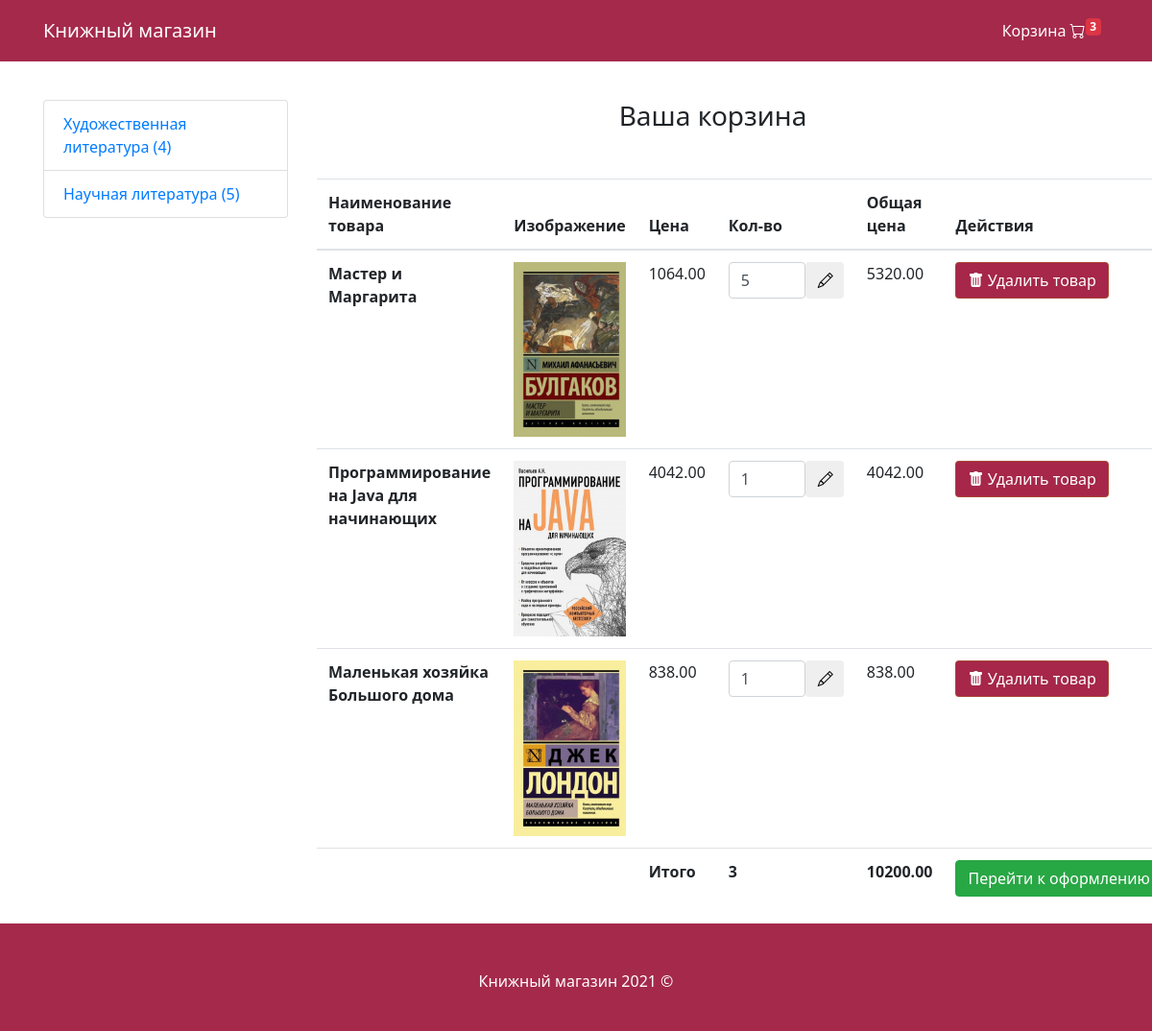
/cart/ (signed in), run on an earlier commit of the app's database.
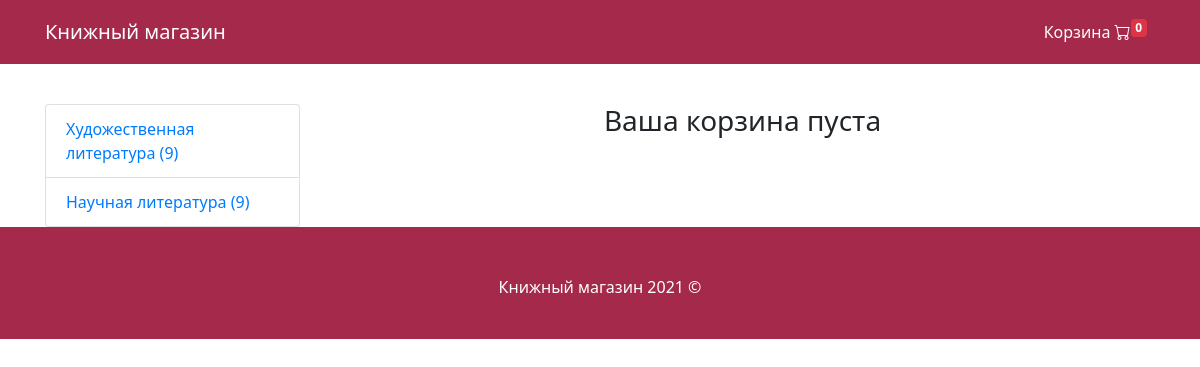
And on a later commit of the database.
### mainapp/models.py (models this page shows, shortened)
class Cart(models.Model):
    owner = models.ForeignKey('Customer', null=True, verbose_name='Владелец', on_delete=models.CASCADE)
    products = models.ManyToManyField(Cartproduct, blank=True, related_name='related_cart')
    total_products = models.PositiveIntegerField(default=0)
    final_price = models.DecimalField(max_digits=9, default=0, decimal_places=2, verbose_name='Общая цена')
    in_order = models.BooleanField(default=False)               # Статус или стадия заказа
    for_anonymous_user = models.BooleanField(default=False)     # Для незарегистрированных пользователей

class Category(models.Model):
    name = models.CharField(max_length=255, verbose_name='Имя категории')
    slug = models.SlugField(unique=True)
    objects = CategoryManager()
    def get_absolute_url(self):
        return reverse('category_detail', kwargs={'slug': self.slug})

class Cartproduct(models.Model):
    user = models.ForeignKey('Customer', verbose_name='Покупатель', on_delete=models.CASCADE)
    cart = models.ForeignKey('Cart', verbose_name='Корзина', on_delete=models.CASCADE, related_name='related_products')
    content_type = models.ForeignKey(ContentType, on_delete=models.CASCADE)
    object_id = models.PositiveIntegerField()
    content_object = GenericForeignKey('content_type', 'object_id')
    qty = models.PositiveIntegerField(default=1)
    final_price = models.DecimalField(max_digits=9, decimal_places=2, verbose_name='Общая Цена')

class Product(models.Model):
    MIN_RESOLUTION = (400, 400)
    MAX_RESOLUTION = (800, 800)
    MAX_IMAGE_SIZE = 3145728
    class Meta:
        abstract = True
    category = models.ForeignKey(Category, verbose_name='Категория', on_delete=models.CASCADE)
    title = models.CharField(max_length=255, verbose_name='Наименование')
    slug = models.SlugField(unique=True)
    image = models.ImageField(verbose_name='Изображение')
    description = models.TextField(verbose_name='Описание', null=True)
    price = models.DecimalField(max_digits=9, decimal_places=2, verbose_name='Цена')
    def get_model_name(self):
        return self.__class__.__name__.lower()

class FictionBook(Product):
    publisher = models.CharField(max_length=255, verbose_name='Издательство')
    binding = models.CharField(max_length=255, verbose_name='Переплет')
    size = models.CharField(max_length=255, verbose_name='Размер')
    paper = models.CharField(max_length=255, verbose_name='Бумага')
    ISBN = models.CharField(max_length=255, verbose_name='ISBN')
    edition = models.PositiveIntegerField(default=0, verbose_name='Тираж')
    language = models.CharField(max_length=255, verbose_name='Язык')
    product_code = models.CharField(max_length=255, verbose_name='Код товара')

class ScienceBook(Product):
    publisher = models.CharField(max_length=255, verbose_name='Издательство')
    binding = models.CharField(max_length=255, verbose_name='Переплет')
    size = models.CharField(max_length=255, verbose_name='Размер')
    paper = models.CharField(max_length=255, verbose_name='Бумага')
    ISBN = models.CharField(max_length=255, verbose_name='ISBN')
    edition = models.PositiveIntegerField(default=0, verbose_name='Тираж')
    language = models.CharField(max_length=255, verbose_name='Язык')
    product_code = models.CharField(max_length=255, verbose_name='Код товара')

### mainapp/views.py (the view)
# urls.py: path('cart/', CartView.as_view(), name='cart'),
class CartView(CartMixin, View):
    def get(self, request, *args, **kwargs):
        categories = Category.objects.get_categories_for_left_sidebar()
        context = {
            'cart': self.cart,
            'categories': categories
        }
        return render(request, 'cart.html', context)

### mainapp/mixins.py (called while the page is built)
    def dispatch(self, request, *args, **kwargs):
        if request.user.is_authenticated:
            customer = Customer.objects.filter(user=request.user).first()
            if not customer:
                customer = Customer.objects.create(
                    user = request.user
                )
            cart = Cart.objects.filter(owner=customer, in_order=False).first()
            if not cart:
                cart = Cart.objects.create(owner=customer)
        else:
            cart = Cart.objects.filter(for_anonymous_user=True).first()
            if not cart:
                cart = Cart.objects.create(for_anonymous_user=True)
        self.cart = cart
        return super().dispatch(request, *args, **kwargs)

### mainapp/models.py (called while the page is built)
def get_models_for_count(*model_names):
    return [models.Count(model_name) for model_name in model_names]

    def get_queryset(self):
        return super().get_queryset()

### mainapp/templates/cart.html (shortened to what this page needs)
{% extends 'base.html' %}
{% block content %}
<h3 class="text-center mt-5 mb-5">Ваша корзина {% if not cart.products.count %} пуста {% endif %}</h3>
{% if cart.products.count %}
<table class="table">
    <thead>
        <tr>
            <th scope="col">Наименование товара</th>
            <th scope="col">Изображение</th>
            <th scope="col">Цена</th>
            <th scope="col">Кол-во</th>
            <th scope="col">Общая цена</th>
            <th scope="col">Действия</th>
        </tr>
    </thead>
    <tbody>
    {% for item in cart.products.all %}
        <tr>
            <th scope="row">{{ item.content_object.title }}</th>
            <td class="w-25"><img src="{{ item.content_object.image.url }}" class="img-fluid"></td>
            <td>{{ item.content_object.price }}</td>
            <td>
                <form class="form-inline" action="{% url 'change_qty' ct_model=item.content_object.get_model_name slug=item.content_object.slug %}" method="POST">
                    <input type="number" class="form-control col-md-8" name="qty" min="1" max="1000" style="width: 120px;" value="{{ item.qty }}" id="qty">
                    <button type="submit" class="btn font-weight-light col-md-4 " title="Изменить количество">
                        <i  class="bi bi-pencil"></i>
                    </button>
                </form>
            </td>
            <td>{{ item.final_price }}</td>
            <td>
                <a href="{% url 'delete_from_cart' ct_model=item.content_object.get_model_name slug=item.content_object.slug %}">
                    <button class="btn btn-danger font-weight-light"><i class="bi-trash-fill"></i> Удалить товар</button>
                </a>
            </td>
        </tr>
    {% endfor %}
    <tr>
        <td colspan='2'></td>
        <td class="font-weight-bold">Итого</td>
        <td class="font-weight-bold">{{ cart.total_products }}</td>
        <td><strong> {{ cart.final_price }} </strong></td>
        <td><a href="{% url 'checkout' %}"><button class="btn btn-success">Перейти к оформлению</button></a></td>
    </tr>
    </tbody>
  </table>
{% endif %}
{% endblock content %}

### mainapp/templates/base.html (shortened to what this page needs)
{% load static %}
<!DOCTYPE html>
<html lang="en">
<head>
	<link rel="stylesheet" href="https://maxcdn.bootstrapcdn.com/bootstrap/4.0.0/css/bootstrap.min.css"
 />
	<link rel="stylesheet" href="https://cdn.jsdelivr.net/npm/bootstrap-icons@1.5.0/font/bootstrap-icons.css">
</head>
<body>
	<nav class="navbar navbar-expand-lg navbar-dark bg-dark fixed-top">
		<div class="container">
			<a class="navbar-brand" href="{% url 'base' %}">Книжный магазин</a>
			<div class="collapse navbar-collapse" id="navbarResponsive">
				<ul class="navbar-nav ml-auto">
					<li class="nav-item">
						<a class="nav-link font-weight-light text-white" href="{% url 'cart' %}">Корзина
							<i class="bi bi-cart"></i><sup class="badge badge-danger">{{ cart.products.count }}</sup>
						</a>
					</li>
				</ul>
			</div>
		</div>
	</nav>
	<div class="container">
		<div class="row">
			<div class="col-lg-3 mt-5">
				<div class="list-group font-weight-light">
					{% for category in categories %}
					<a href="{{ category.url }}" class="list-group-item">{{ category.name }} ({{ category.count }})</a>
					{% endfor %}
				</div>
			</div>
			<div class="col-lg-9">
				{% block content %}{% endblock content %}
			</div>
		</div>
	</div>
	<footer class="py-5 bg-dark">
		<div class="container">
			<p class="m-0 text-center text-white">Книжный магазин 2021 &copy; </p>
		</div>
	</footer>
</body>
</html>

What changed in the data, as far as the page shows it:
removed Cartproduct: content_object "Мастер и Маргарита", content_object.image (picture), content_object.price "1064.00", qty "5", final_price "5320.00"
removed Cartproduct: content_object "Программирование на Java для начинающих", content_object.image (picture), content_object.price "4042.00", qty "1", final_price "4042.00"
removed Cartproduct: content_object "Маленькая хозяйка Большого дома", content_object.image (picture), content_object.price "838.00", qty "1", final_price "838.00"
changed Cart: products.count "3" → "0"; total_products "3" → (not shown); final_price "10200.00" → (not shown)
Also different on the page:
new list line: "Художественная литература"
new list line: "( 9 )"
new list line: "Научная литература"
text no longer shown: "Наименование товара Изображение Цена Кол-во Общая цена Действия Итого Перейти к оформлению"
text now shown: "пуста"
list line gone: "Художественная литература"
list line gone: "( 4 )"
list line gone: "Научная литература"
list line gone: "( 5 )"
